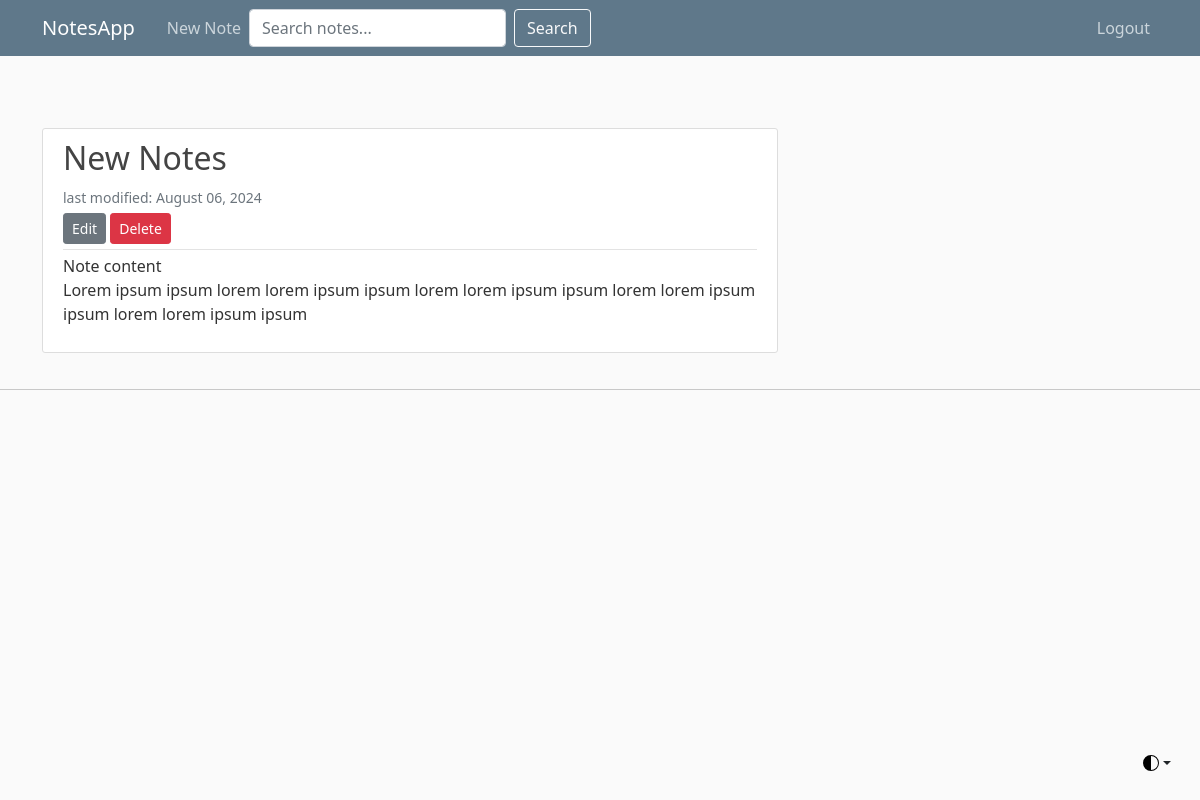
The page /note/39/ on the database its author committed.
### document/models.py (models this page shows, shortened)
class Note(models.Model):
    title = models.CharField(max_length=255)
    author = models.ForeignKey(User, on_delete=models.CASCADE, null=False)
    content = models.TextField(blank=True, null=True)
    created_at = models.DateTimeField(auto_now_add=True)
    modified_at = models.DateTimeField(auto_now=True)
    class Meta:
        ordering = ('-modified_at',)

### document/views.py (the view)
# urls.py: path('note/<int:pk>/', NoteDetailView.as_view(), name='note-detail'),
class NoteDetailView(DetailView):
    model = Note

### document/templates/document/note_detail.html
{% extends "document/base.html" %}
{% block content %}
    <article class="media content-section">
        <div class="media-body">
            <h2 class="article-title" href="{% url 'note-detail' object.id %}">{{ note.title }}</h2>
            <div class="article-metadata">
                <small class="text-muted">last modified: {{ note.modified_at|date:"F d, Y" }}</small>
                <div>
                    <a class="btn btn-secondary btn-sm mt-1 mb-1" href="{% url 'note-edit' object.id %}">Edit</a>
                    <a class="btn btn-danger btn-sm mt-1 mb-1" href="{% url 'note-delete' object.id %}">Delete</a>
                </div>
        </div>
        <p class="article-content">{{ note.content }}</p>
        </div>
    </article>
{% endblock content%}

### document/static/document/main.css (style rules this page uses)
body { background: #fafafa; color: #333333; margin-top: 5rem; }
h1, h2, h3, h4, h5, h6 { color: #444444; }
.content-section { background: #ffffff; padding: 10px 20px; border: 1px solid #dddddd; border-radius: 3px; margin-bottom: 20px; }
.article-title { color: #444444; }
.article-content { white-space: pre-line; }
.article-metadata { padding-bottom: 1px; margin-bottom: 4px; border-bottom: 1px solid #e3e3e3; }

### rows shown on the page
Note: title "New Notes", modified_at "August 06, 2024", content "Note content Lorem ipsum ipsum lorem lorem ipsum ipsum lorem lorem ipsum ipsum lorem lorem ipsum ipsum lorem lorem ipsum ipsum"
